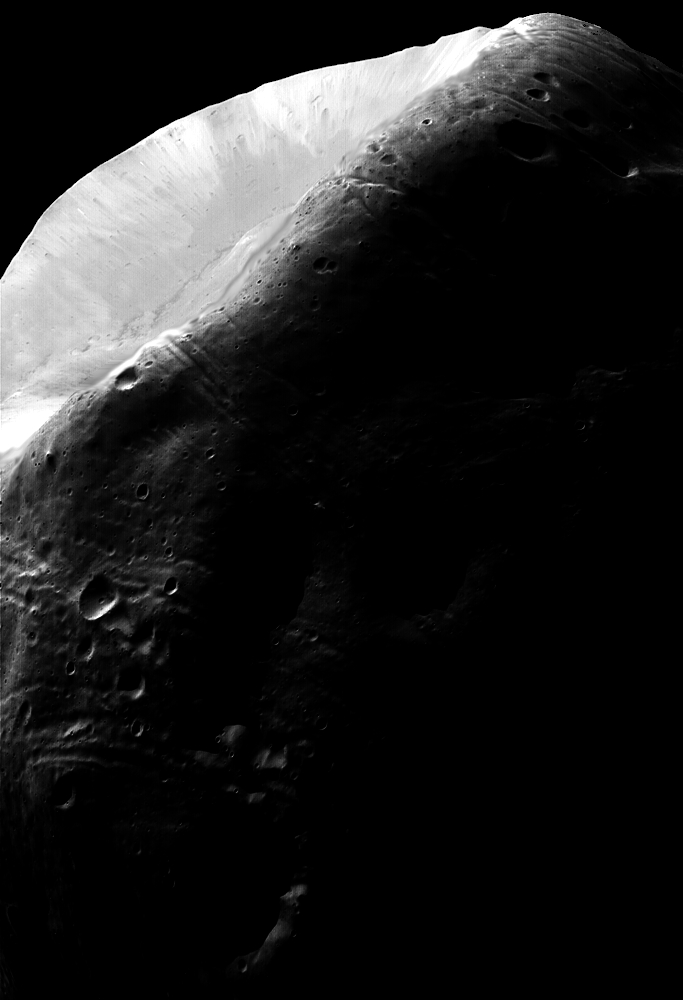
%> input picture C++图片变换/新建文件夹/mars.tif, 683 x 1000 px
$ octave L4_2_ex2.m   (GNU Octave 9; MATLAB toolbox functions it lacks are replaced by stand-ins)
%> lines starting %> are read from the running program, lines starting %| are printed output that depends on the picture
clear;close all;clc;

% 原图
img=imread('mars.tif');
%> img is the input picture: size 1000x683 uint8; min 0, max 255, mean 31.7
figure(1);subplot(131);imshow(img);title('原图');

% 直方图均衡处理
img_eq = histeq(img);
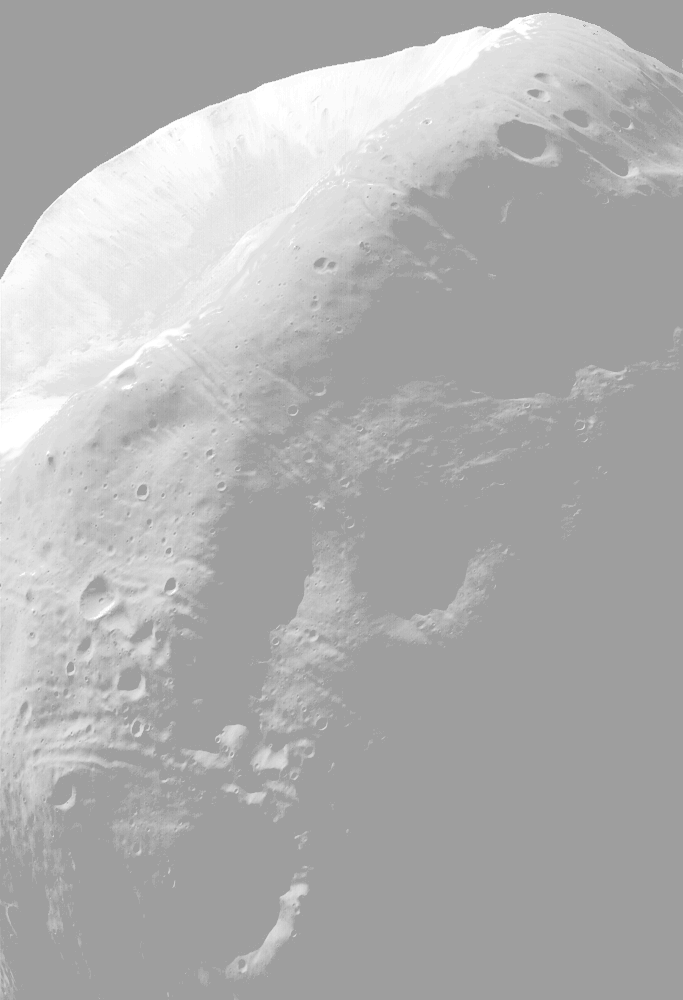
%> img_eq: size 1000x683 uint8; min 158, max 255, mean 176.5
figure(1);subplot(132);imshow(img_eq);title('直方图均衡');

%% 直方图匹配

% 生成目标直方图: d_h
u1=0.15;   sig1=0.05;
u2=0.75;    sig2=0.05;
A1=1;   A2=0.07;
k=0.002;
c1 = A1 *(1/((2*pi)^0.5)*sig1);
c2 = A2 *(1/((2*pi)^0.5)*sig2);
k1 = 2 * (sig1^2);
k2 = 2 * (sig2^2);
z = linspace(0,1,256);
d_h = k + c1*exp(-((z-u1).^2)./k1)+c2 * exp(-((z-u2).^2)./k2);

d_hc = d_h./sum(d_h(:));%归一化直方图
d_hca=cumsum(d_hc);% 累计归一化直方图
figure;
subplot(121);plot(d_hc);title('目标归一化直方图');
subplot(122);plot(d_hca);title('目标累积归一化直方图');
%> after `title('目标累积归一化直方图')`:
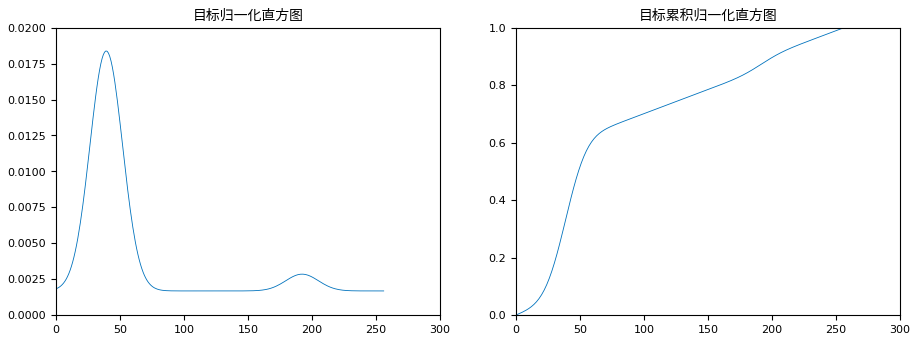
%> figure redrawn from the program's plot data, 2 panels; panel 1: curve peaks at x = 39, y = 0.0184; panel 2: curve peaks at x = 256, y = 1

% 直方图匹配
img_fix = histeq(img,d_hc);
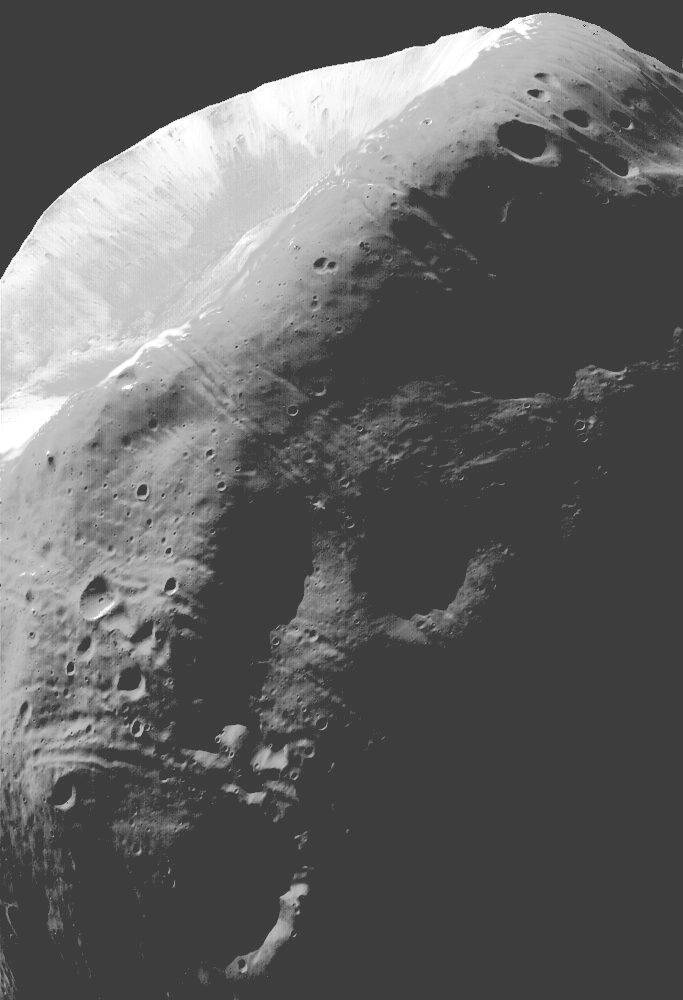
%> img_fix: size 1000x683 uint8; min 61, max 255, mean 98.2
figure(1);subplot(133);imshow(img_fix);title('直方图匹配');

% 匹配后图像的各种直方图
f_h = imhist(img_fix);
%> f_h = 256 values, max 421847 at index 62, min 0 at index 1, mean 2668
f_hc = cumsum(f_h);
%> f_hc = 256 values from 0 to 683000
f_hca=f_hc/numel(img_fix);
%> f_hca = 256 values from 0 to 1

% 原图像的各种直方图
s_h=imhist(img);% 直方图
%> s_h = 256 values, max 421847 at index 1, min 11 at index 91, mean 2668
s_hc=cumsum(s_h);% 累积直方图
%> s_hc = 256 values from 421847 to 683000
s_hca=s_hc/numel(img);%累积归一化直方图
%> s_hca = 256 values from 0.618 to 1

% 累计归一化直方图对比
figure;hold on;
plot(0:1/255:1,s_hca,'r.-');
plot(0:1/255:1,d_hca,'b.-');
plot(0:1/255:1,f_hca,'g.-');
plot(0:1/255:1,0:1/255:1,'k--','LineWidth',1);
legend('原图累计直方图','理想目标累计直方图','匹配后真实累计直方图');
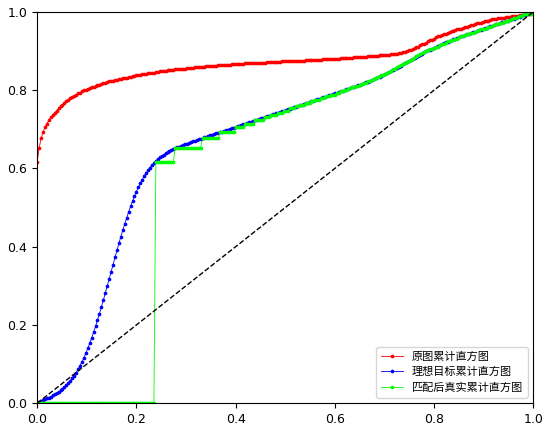
%> figure redrawn from the program's plot data; curve peaks at x = 1, y = 1
